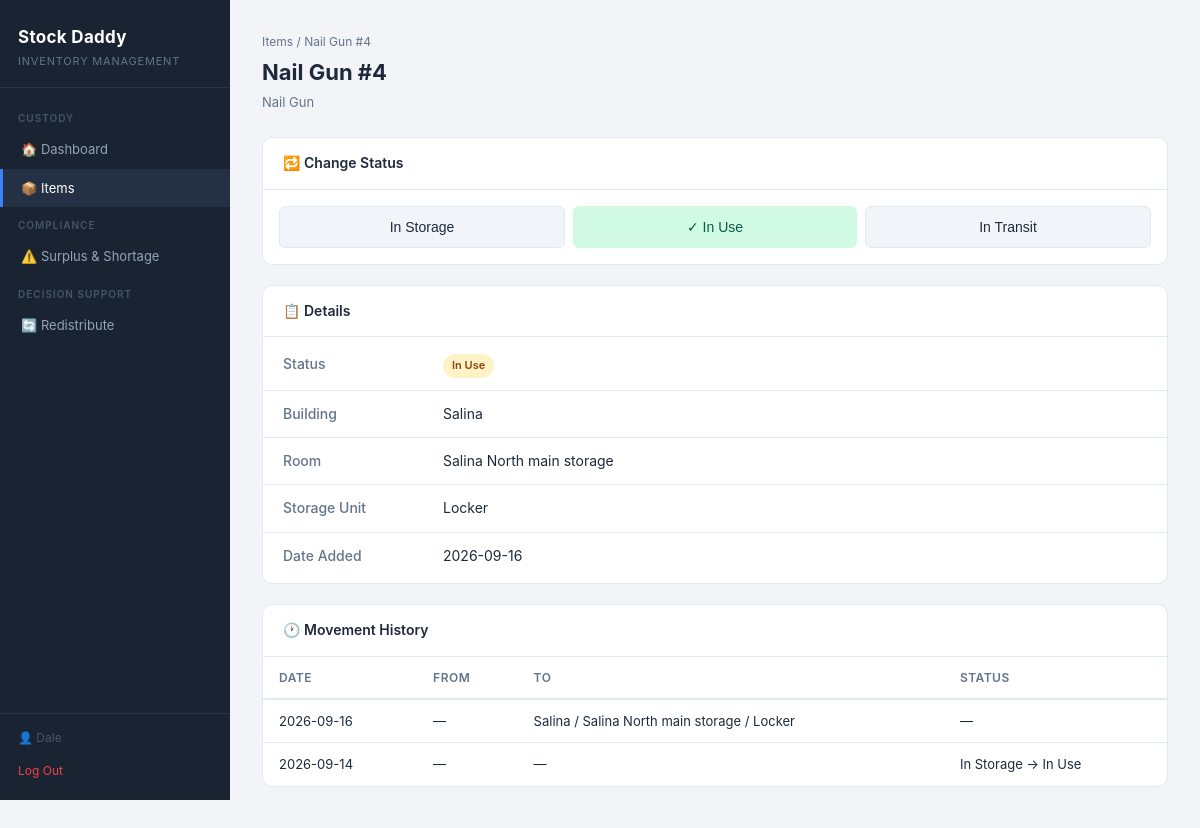
Before: /items/4 (signed in) with the older database file.
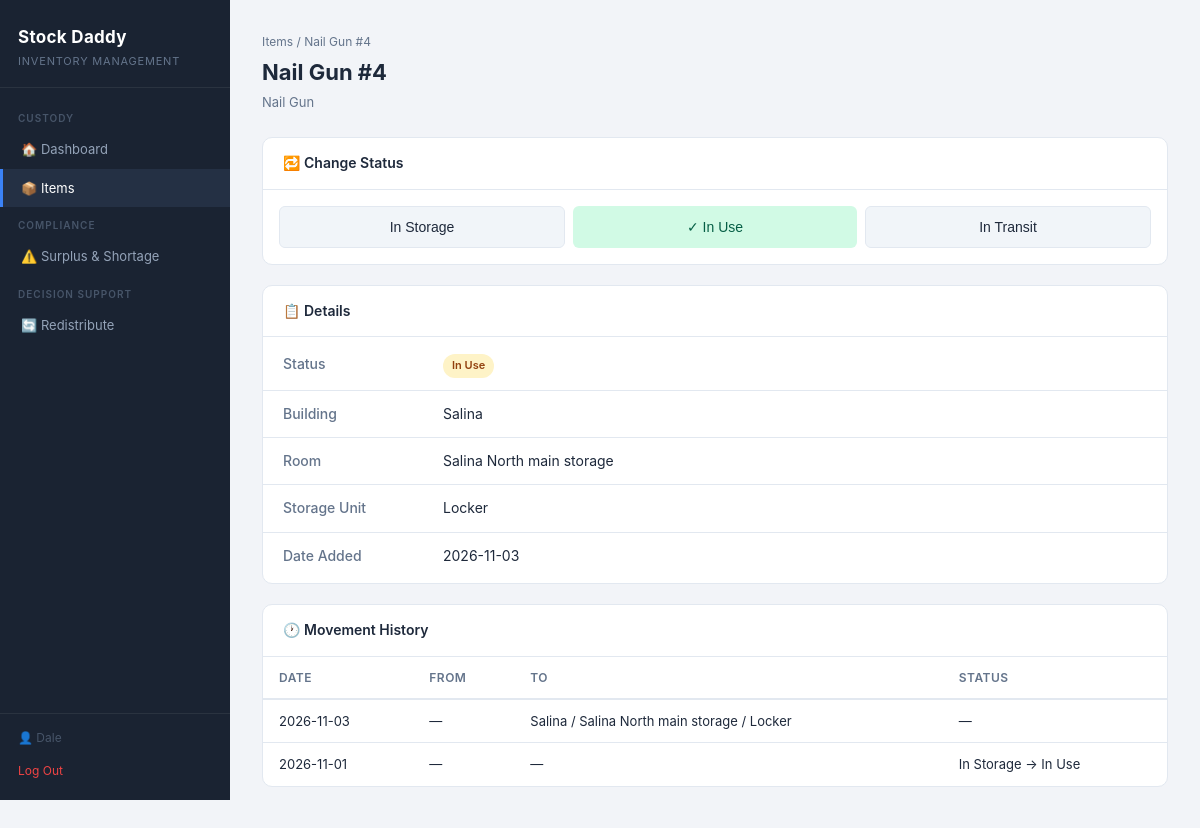
After: the same page with the newer database file.
### tables this page shows
CREATE TABLE item (
  item_id      INTEGER PRIMARY KEY AUTOINCREMENT,
  item_type_id INTEGER NOT NULL,
  storage_id   INTEGER NULL,      -- nullable: NULL while item_status = 'In Transit'
  item_name    VARCHAR(100),
  item_status  VARCHAR(100) NOT NULL DEFAULT 'In Storage',
  date_added   DATETIME DEFAULT CURRENT_TIMESTAMP,
  retired      DATETIME NULL,
  FOREIGN KEY (item_type_id) REFERENCES item_type(item_type_id),
  FOREIGN KEY (storage_id) REFERENCES storage(storage_id),
  CONSTRAINT chk_item_status CHECK (item_status IN ('In Storage', 'In Use', 'In Transit'))
);

CREATE TABLE item_type (
  item_type_id      INTEGER PRIMARY KEY AUTOINCREMENT,
  name              VARCHAR(100) NOT NULL UNIQUE,
  description       VARCHAR(255),
  -- Cost to acquire one new unit. NULL = acquisition unavailable (c_k = inf).
  replacement_cost  DECIMAL(10,2) NULL,
  -- REQ-23. NULL = no service-life limit configured for this type (not zero).
  service_life_days INTEGER NULL,
  CONSTRAINT chk_replacement_cost_positive
    CHECK (replacement_cost IS NULL OR replacement_cost > 0),
  CONSTRAINT chk_service_life_positive
    CHECK (service_life_days IS NULL OR service_life_days > 0)
);

CREATE TABLE building (
  building_id     INTEGER PRIMARY KEY AUTOINCREMENT,
  business_id     INTEGER NOT NULL,
  state           VARCHAR(100),
  city            VARCHAR(100),
  street_address  VARCHAR(100),
  retired         DATETIME NULL,
  FOREIGN KEY (business_id) REFERENCES business(business_id)
);

CREATE TABLE room (
  room_id     INTEGER PRIMARY KEY AUTOINCREMENT,
  building_id INTEGER NOT NULL,
  location    VARCHAR(100),
  retired     DATETIME NULL,
  FOREIGN KEY (building_id) REFERENCES building(building_id)
);

CREATE TABLE storage (
  storage_id    INTEGER PRIMARY KEY AUTOINCREMENT,
  room_id       INTEGER NOT NULL,
  storage_type  VARCHAR(100),
  retired       DATETIME NULL,
  FOREIGN KEY (room_id) REFERENCES room(room_id)
);

### app.py (the view)
@app.route("/items/<int:item_id>")
def item_detail(item_id):
    if "user" not in session:
        return redirect(url_for("login"))
    owner_id = session["owner_id"]
    item = db.get_item_detail(owner_id, item_id)
    if item is None:
        return redirect(url_for("items"))
    storages = db.get_storage_choices(owner_id) if item["status"] == "In Transit" else []
    return render_template("item_detail.html", user=session["user"], item=item,
                           statuses=db.ITEM_STATUSES, storages=storages)

### db.py (called while the page is built)
def get_connection():
    conn = sqlite3.connect(DB_PATH)
    conn.execute("PRAGMA foreign_keys = ON;")
    conn.row_factory = sqlite3.Row
    return conn

### templates/item_detail.html (shortened to what this page needs)
{% extends "base.html" %}
{% block body %}
<div class="app-layout">
    {% include "nav.html" %}
    <main class="main-content">
        <div class="page-header">
            <div>
                <div class="breadcrumb"><a href="{{ url_for('items') }}">Items</a> / {{ item.name }}</div>
                <h2>{{ item.name }}</h2>
                <p>{{ item.type }}</p>
            </div>
        </div>
        <div class="card">
            <div class="card-header"><span>🔁 Change Status</span></div>
            <form method="POST" action="{{ url_for('item_status', item_id=item.id) }}" class="status-form">
                <div class="status-actions">
                    {% for status in statuses %}
                    {% if status == item.status %}
                    <button type="button" class="btn status-btn status-current" disabled>✓ {{ status }}</button>
                    {% else %}
                    <button type="submit" name="status" value="{{ status }}" class="btn btn-secondary status-btn">{{ status }}</button>
                    {% endif %}
                    {% endfor %}
                </div>
            </form>
        </div>
        <div class="card">
            <div class="card-header"><span>📋 Details</span></div>
            <div class="detail-grid">
                <div class="detail-row">
                    <span class="detail-label">Status</span>
                    <span class="detail-value">
                        {% if item.status == "In Storage" %}
                            <span class="badge badge-ok">In Storage</span>
                        {% elif item.status == "In Use" %}
                            <span class="badge badge-warning">In Use</span>
                        {% elif item.status == "In Transit" %}
                            <span class="badge badge-transit">In Transit</span>
                        {% endif %}
                    </span>
                </div>
                <div class="detail-row">
                    <span class="detail-label">Building</span>
                    <span class="detail-value">{{ item.building }}</span>
                </div>
                <div class="detail-row">
                    <span class="detail-label">Room</span>
                    <span class="detail-value">{{ item.room }}</span>
                </div>
                <div class="detail-row">
                    <span class="detail-label">Storage Unit</span>
                    <span class="detail-value">{{ item.storage }}</span>
                </div>
                <div class="detail-row">
                    <span class="detail-label">Date Added</span>
                    <span class="detail-value">{{ item.date_added }}</span>
                </div>
            </div>
        </div>
        <div class="card">
            <div class="card-header"><span>🕐 Movement History</span></div>
            <table class="table">
                <thead>
                    <tr>
                        <th>Date</th>
                        <th>From</th>
                        <th>To</th>
                        <th>Status</th>
                    </tr>
                </thead>
                <tbody>
                    {% for move in item.movement_history %}
                    <tr>
                        <td>{{ move.date }}</td>
                        <td>{{ move.from }}</td>
                        <td>{{ move.to }}</td>
                        <td>{{ move.status_change or "—" }}</td>
                    </tr>
                    {% else %}
                    <tr>
                        <td colspan="4" class="empty-state">No movement history.</td>
                    </tr>
                    {% endfor %}
                </tbody>
            </table>
        </div>
    </main>
</div>
{% endblock %}

### templates/base.html (shortened to what this page needs)
<!DOCTYPE html>
<html lang="en">
<head>
    <link rel="stylesheet" href="{{ url_for('static', filename='css/main.css') }}" />
</head>
<body>
{% block body %}{% endblock %}
</body>
</html>

### templates/nav.html (shortened to what this page needs)
<div class="sidebar">
    <div class="sidebar-header">
        <span class="sidebar-logo">Stock Daddy</span>
        <span class="sidebar-tagline">Inventory Management</span>
    </div>
    <nav class="sidebar-nav">
        <div class="nav-section-label">Custody</div>
        <a href="{{ url_for('dashboard') }}"   class="nav-item {% if request.endpoint == 'dashboard'   %}active{% endif %}">🏠 Dashboard</a>
        <a href="{{ url_for('items') }}"       class="nav-item {% if request.endpoint in ['items','item_detail'] %}active{% endif %}">📦 Items</a>
        <div class="nav-section-label">Compliance</div>
        <a href="{{ url_for('compliance') }}"  class="nav-item {% if request.endpoint == 'compliance'  %}active{% endif %}">⚠️ Surplus &amp; Shortage</a>
        <div class="nav-section-label">Decision Support</div>
        <a href="{{ url_for('redistribute') }}" class="nav-item {% if request.endpoint == 'redistribute' %}active{% endif %}">🔄 Redistribute</a>
    </nav>
    <div class="sidebar-footer">
        <span class="sidebar-user">👤 {{ user }}</span>
        <a href="{{ url_for('logout') }}" class="nav-item logout">Log Out</a>
    </div>
</div>

### static/css/main.css (style rules this page uses)
*, *::before, *::after { box-sizing: border-box; margin: 0; padding: 0; }
:root { --bg: #f2f4f8; --surface: #ffffff; --sidebar-bg: #1a2332; --sidebar-hover:#243044; --accent: #3b82f6; --accent-dark: #2563eb; --danger: #ef4444; --warning-bg: #fef3c7; --warning-text: #92400e; --success-bg: #d1fae5; --success-text: #065f46; --surplus-bg: #dbeafe; --surplus-text: #1e40af; --shortage-bg: #fee2e2; --shortage-text:#991b1b; --transit-bg: #ede9fe; --transit-text: #5b21b6; --text: #1e293b; --muted: #64748b; --border: #e2e8f0; --sidebar-w: 230px; }
body { font-family: -apple-system, BlinkMacSystemFont, "Segoe UI", Roboto, sans-serif; background: var(--bg); color: var(--text); font-size: 14px; line-height: 1.6; }
a { color: var(--accent); text-decoration: none; }
.app-layout { display: flex; min-height: 100vh; }
.main-content { flex: 1; padding: 32px; overflow-y: auto; min-width: 0; }
.sidebar { width: var(--sidebar-w); background: var(--sidebar-bg); color: #cbd5e1; display: flex; flex-direction: column; flex-shrink: 0; position: sticky; top: 0; height: 100vh; overflow-y: auto; }
.sidebar-header { padding: 24px 18px 16px; border-bottom: 1px solid rgba(255,255,255,0.07); }
.sidebar-logo { display: block; font-size: 17px; font-weight: 700; color: #fff; letter-spacing: 0.3px; }
.sidebar-tagline { display: block; font-size: 11px; color: #64748b; margin-top: 2px; text-transform: uppercase; letter-spacing: 0.8px; }
.sidebar-nav { flex: 1; padding: 12px 0; }
.nav-section-label { padding: 10px 18px 4px; font-size: 10px; font-weight: 600; text-transform: uppercase; letter-spacing: 1px; color: #475569; }
.nav-item { display: block; padding: 9px 18px; color: #94a3b8; font-size: 13px; transition: background 0.12s, color 0.12s; border-left: 3px solid transparent; }
.nav-item.active { background: var(--sidebar-hover); color: #fff; border-left-color: var(--accent); }
.sidebar-footer { padding: 14px 18px; border-top: 1px solid rgba(255,255,255,0.07); }
.sidebar-user { display: block; font-size: 12px; color: #475569; margin-bottom: 8px; }
.nav-item.logout { padding: 6px 0; color: #ef4444; font-size: 12px; border-left: none; }
.page-header { display: flex; justify-content: space-between; align-items: flex-start; margin-bottom: 24px; gap: 16px; }
.page-header h2 { font-size: 22px; font-weight: 700; margin-bottom: 2px; }
.page-header p { color: var(--muted); font-size: 13px; }
.breadcrumb { font-size: 12px; color: var(--muted); margin-bottom: 4px; }
.breadcrumb a { color: var(--muted); }
.card { background: var(--surface); border: 1px solid var(--border); border-radius: 10px; margin-bottom: 20px; overflow: hidden; }
.card-header { display: flex; justify-content: space-between; align-items: center; padding: 14px 20px; border-bottom: 1px solid var(--border); font-weight: 600; font-size: 14px; }
.detail-grid { padding: 4px 0; }
.detail-row { display: flex; padding: 12px 20px; border-bottom: 1px solid var(--border); font-size: 14px; }
.detail-row:last-child { border-bottom: none; }
.detail-label { width: 160px; color: var(--muted); font-weight: 500; flex-shrink: 0; }
.detail-value { flex: 1; }
.table { width: 100%; border-collapse: collapse; font-size: 13px; }
.table th { text-align: left; padding: 11px 16px; border-bottom: 2px solid var(--border); color: var(--muted); font-weight: 600; font-size: 12px; text-transform: uppercase; letter-spacing: 0.5px; }
.table td { padding: 11px 16px; border-bottom: 1px solid var(--border); }
.table tbody tr:last-child td { border-bottom: none; }
.badge { display: inline-block; padding: 3px 9px; border-radius: 99px; font-size: 11px; font-weight: 600; }
.badge-warning { background: var(--warning-bg); color: var(--warning-text); }
.btn { display: inline-block; padding: 8px 16px; border-radius: 6px; border: none; cursor: pointer; font-size: 13px; font-weight: 500; text-decoration: none; transition: background 0.12s; background: var(--accent); color: #fff; white-space: nowrap; }
.btn-secondary { background: #f1f5f9; color: var(--text); border: 1px solid var(--border); }
.status-form { padding: 16px; }
.status-actions { display: flex; gap: 8px; flex-wrap: wrap; }
.status-btn { flex: 1; min-width: 120px; padding: 12px 16px; font-size: 14px; text-align: center; }
.status-current, .status-current:hover { background: var(--success-bg); color: var(--success-text); cursor: default; }

Changed rows visible on the page:
changed item "Nail Gun #4": date_added "2026-09-16" → "2026-11-03"
Other visible differences:
new list line: "2026-11-03 — Salina / Salina North main storage / Locker —"
new list line: "2026-11-01 — — In Storage → In Use"
list line gone: "2026-09-16 — Salina / Salina North main storage / Locker —"
list line gone: "2026-09-14 — — In Storage → In Use"
